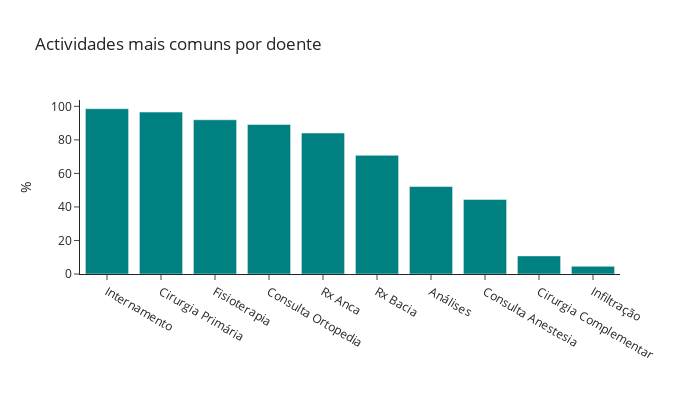

This figure's notebook cell:
### Code cell
fig2=pe.bar(d_act,
    template="simple_white",
    width=700,
    height=400,
    title="Actividades mais comuns por doente",
    labels={"value":"%","index":""},
    color_discrete_sequence=["Teal"],
    )
fig2.update_layout(showlegend=False)

### Figure 1 — Plotly figure (JSON) as saved in the notebook; plotly's stock layout.template omitted (floating-point values rounded to 4 significant figures)
{"data": [{"alignmentgroup": "True", "hovertemplate": "variable=concept:name<br>=%{x}<br>%=%{y}<extra></extra>", "legendgroup": "concept:name", "marker": {"color": "Teal"}, "name": "concept:name", "offsetgroup": "concept:name", "orientation": "v", "showlegend": true, "textposition": "auto", "type": "bar", "x": ["Internamento", "Cirurgia Primária", "Fisioterapia", "Consulta Ortopedia", "Rx Anca", "Rx Bacia", "Análises", "Consulta Anestesia", "Cirurgia Complementar", "Infiltração"], "xaxis": "x", "y": [98.6, 96.6, 92, 89.2, 84.1, 70.8, 52.2, 44.5, 10.8, 4.6], "yaxis": "y"}], "layout": {"barmode": "relative", "height": 400, "legend": {"title": {"text": "variable"}, "tracegroupgap": 0}, "showlegend": false, "title": {"text": "Actividades mais comuns por doente"}, "width": 700, "xaxis": {"anchor": "y", "domain": [0, 1], "title": {"text": ""}}, "yaxis": {"anchor": "x", "domain": [0, 1], "title": {"text": "%"}}}}
